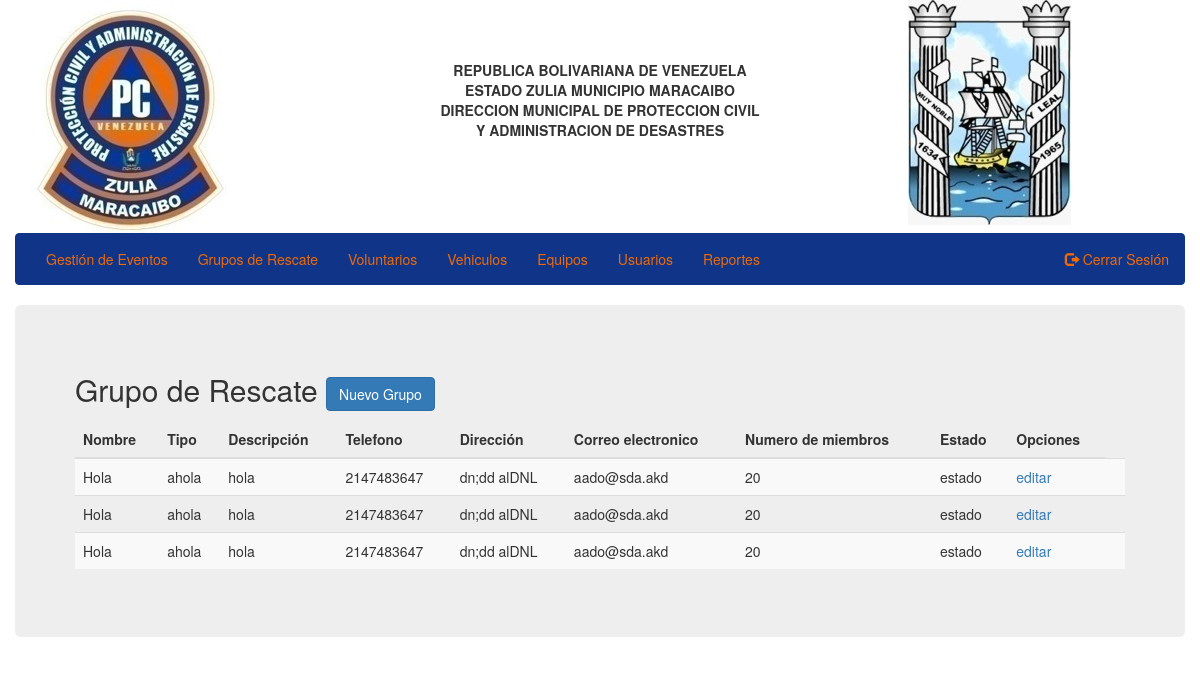
/grupos.php (signed in), run on the app's committed database.
### tables this page shows
CREATE TABLE `groups_2` (
  `id` int(11) NOT NULL,
  `name` varchar(20) NOT NULL,
  `type` varchar(20) NOT NULL,
  `description` varchar(100) NOT NULL,
  `phone` int(11) NOT NULL,
  `address` varchar(100) NOT NULL,
  `email` varchar(50) NOT NULL,
  `membersNumber` int(2) NOT NULL,
  `state` varchar(20) NOT NULL
);

### classes/Input.php (called while the page is built, shortened)
<?php
class Input {
    public static function exists($type = 'post'){
        switch ($type) {
            case 'post':
                return (!empty($_POST)) ? TRUE : FALSE;
                break;
            case 'get' :
                return (!empty($_GET) ? TRUE : FALSE);
                break;
        }
    }
}

### classes/DB.php (called while the page is built, shortened)
<?php
class DB {
    private static $_instance = null;
    private $_pdo,
            $_query,
            $_error = false,
            $_results,
            $_count = 0;
    private function __construct() {
        try {
            $this->_pdo = new PDO(
                    'mysql:host='.Config::get('mysql/host').';dbname='.Config::get('mysql/db'),
                    Config::get('mysql/username'),
                    Config::get('mysql/password'));
        } catch (Exception $e) {
            die($e->getMessage());
        }
    }
    public static function getInstance(){
        if(!isset(self::$_instance)){
            self::$_instance = new DB();
        }
        return self::$_instance;
    }
    public function query($sql, $params = array()){
        $this->_error = FALSE;
        if (($this->_query = $this->_pdo->prepare($sql))) {
            $x = 1;
            if(count($params)){
                foreach ($params as $param) {
                    $this->_query->bindValue($x, $param);
                    $x++;
                }
            }
            if($this->_query->execute()){
                $this->_results = $this->_query->fetchAll(PDO::FETCH_OBJ);
                $this->_count =  $this->_query->rowCount();
            }else{
                $this->_error = TRUE;
            }
        }
        return $this;
    }
    public function action($action, $table, $where = array()){
        if(count($where) === 3){
            $operators = array('=','>','<','>=','<=');
            $field = $where[0];
            $operator = $where[1];
            $value = $where[2];
            if(in_array($operator, $operators)){
                $sql = "{$action} FROM {$table} WHERE {$field} {$operator} ?";
                if(!$this->query($sql, array($value))->error()){
                    return $this;
                }
            }
        }
        return FALSE;
    }
    public function get($table, $where){
        return $this->action('SELECT *', $table, $where);
    }
    public function results(){
        return $this->_results;
    }
    public function error(){
        return $this->_error;
    }
    public function count(){
        return $this->_count;
    }
}

### classes/Sistem.php (called while the page is built, shortened)
<?php
class Sistem {
	private $_db,
			$_data,
			$_type;
	public function __construct($type = null) {
		if (!is_null($type)) {
			$this->_type = $type;
		} else {
			$this->_type = 'team';
		}
		$this->_db = DB::getInstance();
	}
	public function get($arg = null) {
		if (!is_null($arg)) {
			$data = $this->_db->get($this->_type, $arg);
			if ($data->count()) {
				$this->_data = $data->results();
				return true;
			}
		} else {
			return false;
		}
	}
	public function data() {
		return $this->_data;
	}
}

### classes/Config.php (called while the page is built)
<?php
class Config {
    public static function get($path = NULL){
        if($path){
            $config = $GLOBALS['config'];
            $path = explode('/', $path);
            foreach ($path as $bit) {
                if(isset($config[$bit])){
                    $config = $config[$bit];
                }
            }
            return $config;
        }
        return FALSE;
    }
}

### grupos.php (the view, shortened to what this page needs)
<div class="container">
	<div class="row">
		<div class="jumbotron">
			<div class="row">
				<?php if (Input::exists('get') && Input::get('new')) : ?>
					<div class="col-sm-offset-3 col-sm-6">
						<?php if (!empty($error)) {
							handlerMessage($error, 'danger');
						} ?>
						<h2>Grupo de Rescate <a href="?" class="btn btn-primary">Ver Grupos</a></h2>
						<form action="" method="post">
							<div class="form-group">
								<label for="name">Nombre:</label>
								<input name="name" type="text" class="form-control" id="name">
							</div>
							<div class="form-group">
								<label for="type">Tipo:</label>
								<input name="type" type="text" class="form-control" id="type">
							</div>
							<div class="form-group">
								<label for="description">Descripción:</label>
								<input name="description" type="text" class="form-control" id="description">
							</div>
							<div class="form-group">
								<label for="phone">Telefono:</label>
								<input name="phone" type="tel" class="form-control" id="phone">
							</div>
							<div class="form-group">
								<label for="address">Dirección:</label>
								<input name="address" type="text" class="form-control" id="address">
							</div>
							<div class="form-group">
								<label for="email">Correo electrónico:</label>
								<input name="email" type="email" class="form-control" id="email">
							</div>
							<div class="form-group">
								<label for="membersNumber">Numero de Miembros:</label>
								<input name="membersNumber" type="number" class="form-control" id="membersNumber">
							</div>
							<div class="form-group">
								<label for="state">Estado:</label>
								<input name="state" type="text" class="form-control" id="state">
							</div>
							<input type="hidden" name="token" value="<?php echo Token::generate();?>">
							<input type="submit" class="btn btn-primary" value="Registrar"/>
						</form>
					</div>
				<?php else : ?>
					<div class="col-sm-12">
						<h2>Grupo de Rescate <a href="?new=true" class="btn btn-primary">Nuevo Grupo</a></h2>
						<table class="table table-striped">
							<thead>
								<tr>
									<th>Nombre</th>
									<th>Tipo</th>
									<th>Descripción</th>
									<th>Telefono</th>
									<th>Dirección</th>
									<th>Correo electronico</th>
									<th>Numero de miembros</th>
									<th>Estado</th>
									<th>Opciones</th>
								</tr>
							</thead>
							<tbody>
								<?php $sistem = new Sistem('groups_2');
								if (!$sistem->get(array('id', '>', 0))) : ?>
									<tr>
										<td colspan="9"><h3><center>No hay registro</center></h3></td>
									</tr>
								<?php else :
									foreach ($sistem->data() as $group) { ?>
										<tr>
											<td><?php echo $group->name; ?></td>
											<td><?php echo $group->type; ?></td>
											<td><?php echo $group->description; ?></td>
											<td><?php echo $group->phone; ?></td>
											<td><?php echo $group->address; ?></td>
											<td><?php echo $group->email; ?></td>
											<td><?php echo $group->membersNumber; ?></td>
											<td><?php echo $group->state; ?></td>
											<td><a href="?edit=<?php echo $group->id; ?>">editar</a><td>
										</tr>
									<?php } ?>
								<?php endif; ?>
							</tbody>
						</table>
					</div>
				<?php endif; ?>
			</div>
		</div>
	</div>
</div>

### data on the page
groups_2: name "Hola", type "ahola", description "hola", phone "2147483647", address "dn;dd alDNL", email "aado@sda.akd", membersNumber "20", state "estado"
groups_2: name "Hola", type "ahola", description "hola", phone "2147483647", address "dn;dd alDNL", email "aado@sda.akd", membersNumber "20", state "estado"
groups_2: name "Hola", type "ahola", description "hola", phone "2147483647", address "dn;dd alDNL", email "aado@sda.akd", membersNumber "20", state "estado"
